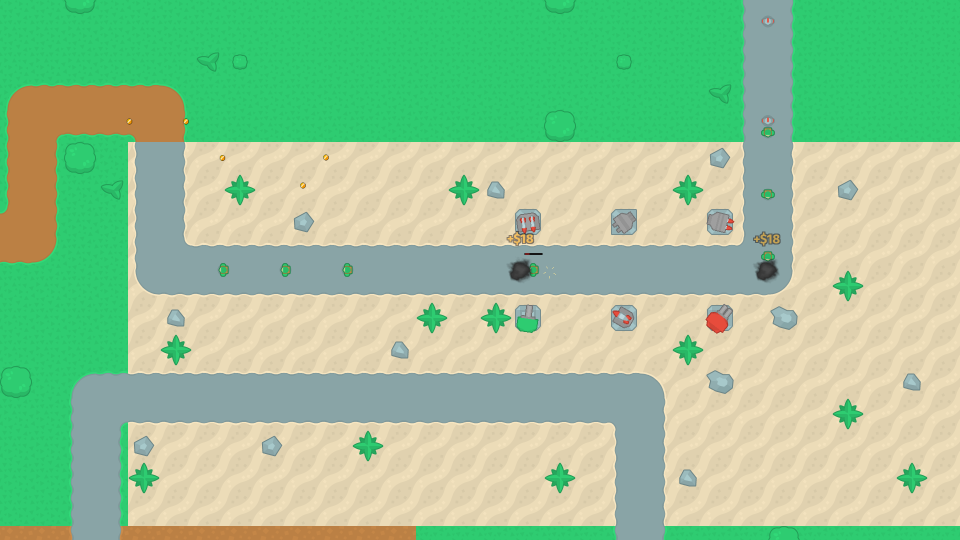
#> input picture docs/screenshots/17_hud_hidden.png, 1920 x 1080 px (shown at 1/2 size)
$ python make_social_preview.py
#> lines starting #> are read from the running program, lines starting #| are printed output that depends on the picture
"""Builds the GitHub social preview image: docs/design/social-preview.png (1280x640, GitHub's 2:1).

A center crop of the HUD-hidden screenshot with the logo on a dark band. This is a stopgap until
the store banner (#174) exists; remake the preview from that art then. GitHub has no API for the
image: upload it by hand in Settings > Social preview.

    uv run --group dev python scripts/make_social_preview.py
"""

from pathlib import Path

from PIL import Image

ROOT = Path(__file__).resolve().parents[1]
SHOT = ROOT / "docs" / "screenshots" / "17_hud_hidden.png"
LOGO = ROOT / "assets" / "images" / "branding" / "logo.png"
OUT = ROOT / "docs" / "design" / "social-preview.png"
SIZE = (1280, 640)
LOGO_WIDTH_SHARE = 0.78
BAND_COLOR = (10, 14, 24, 170)


def main() -> None:
    width, height = SIZE
    shot = Image.open(SHOT).convert("RGB")
#> shot is the input picture: PIL image 1920x1080 RGB; mean R, G, B 150.8, 196.9, 149.8
    # The 1920x1080 screenshot cropped to 2:1 (full width), then scaled to the preview size.
    crop_height = round(shot.width / 2)
#> crop_height = 960
    top = (shot.height - crop_height) // 2
#> top = 60
    top = max(0, min(top, shot.height - crop_height))
    base = (
        shot.crop((0, top, shot.width, top + crop_height))
        .resize(SIZE, Image.LANCZOS)
        .convert("RGBA")
    )
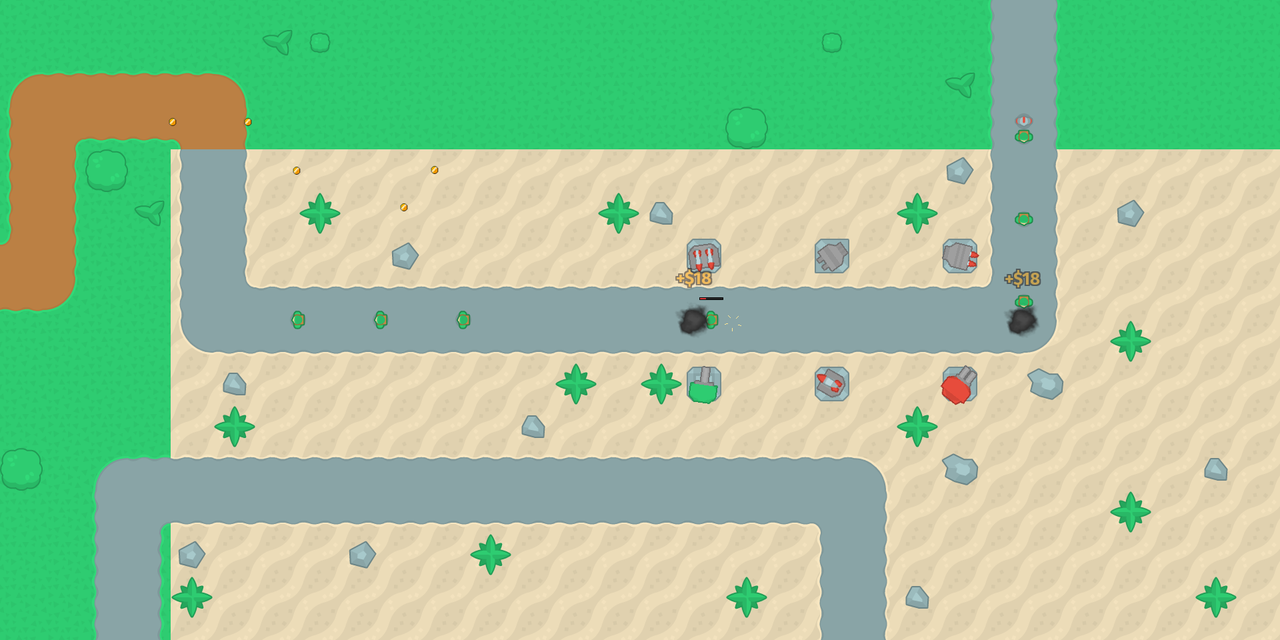
#> base: PIL image 1280x640 RGBA; mean R, G, B, A 156.5, 197.1, 152.7, 255

#> (the run stopped early here; a loop or call above may not have finished)

$ run again, with docs/screenshots/01_menu.png copied over docs/screenshots/17_hud_hidden.png
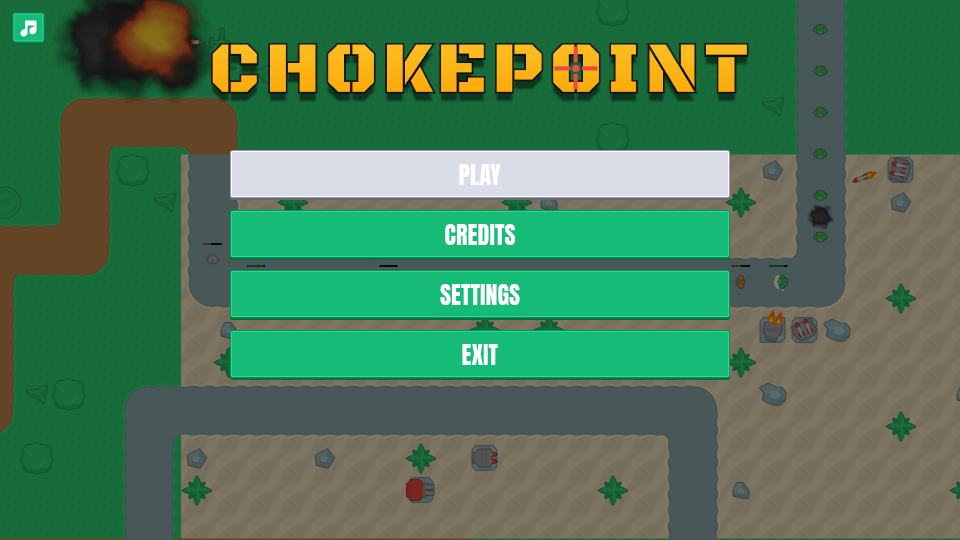
#> input picture docs/screenshots/01_menu.png, 1920 x 1080 px (shown at 1/2 size)
#> in main, shot is the input picture: PIL image 1920x1080 RGB; mean R, G, B 76.6, 120.2, 86.4
#> in main, `base = ( shot.crop((0, top, shot.width, top + crop_height)) .resize(SI..`:
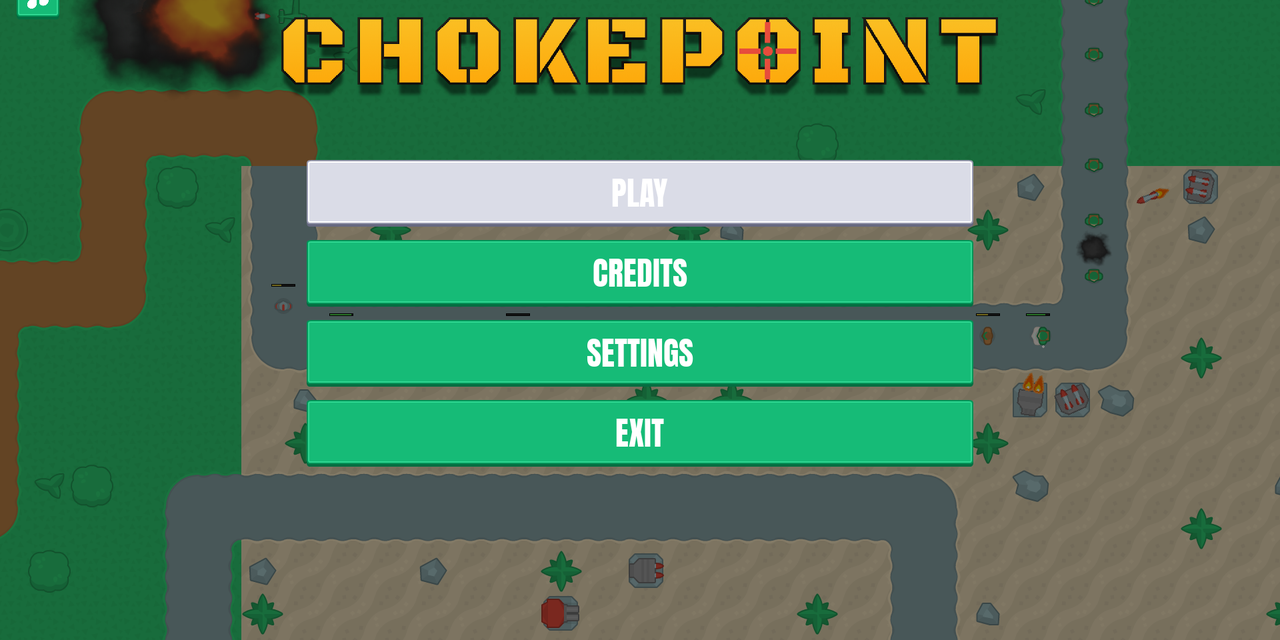
#> base: PIL image 1280x640 RGBA; mean R, G, B, A 77.9, 122.2, 88.1, 255

$ run again, with docs/screenshots/02_gameplay.png copied over docs/screenshots/17_hud_hidden.png
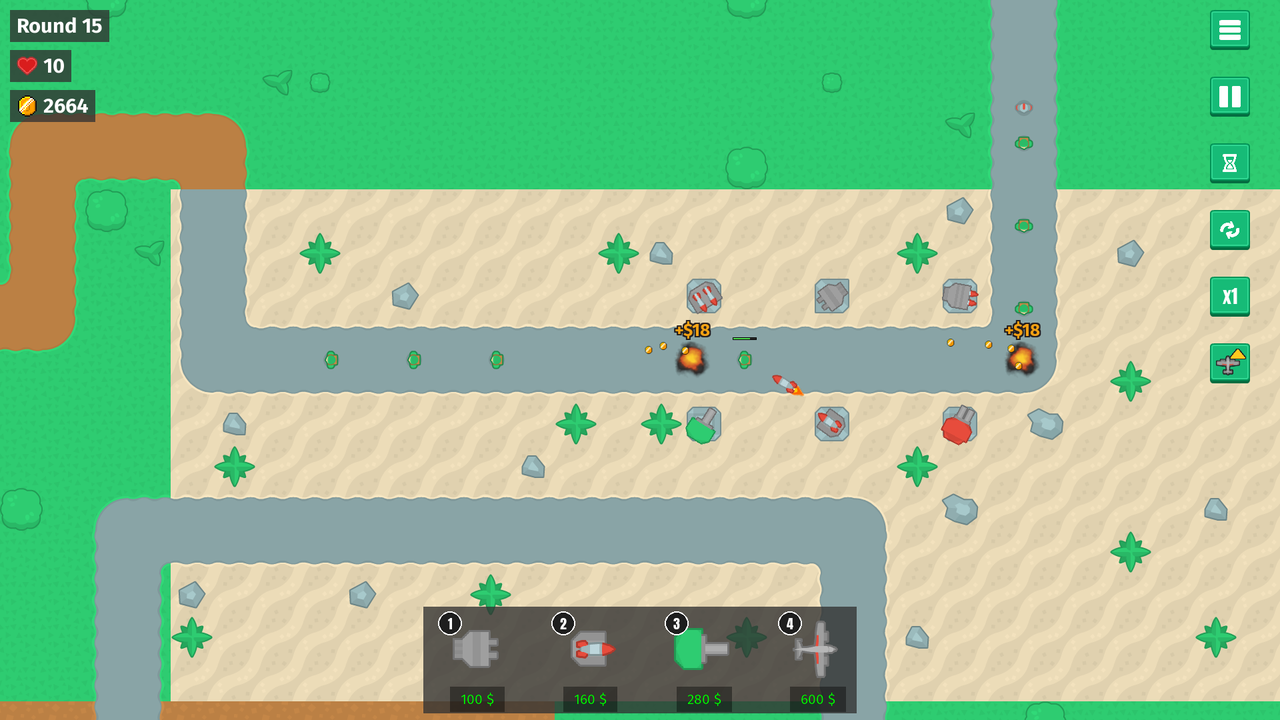
#> input picture docs/screenshots/02_gameplay.png, 1280 x 720 px
#> in main, shot is the input picture: PIL image 1280x720 RGB; mean R, G, B 144.3, 190.1, 144.8
#> in main, `base = ( shot.crop((0, top, shot.width, top + crop_height)) .resize(SI..`:
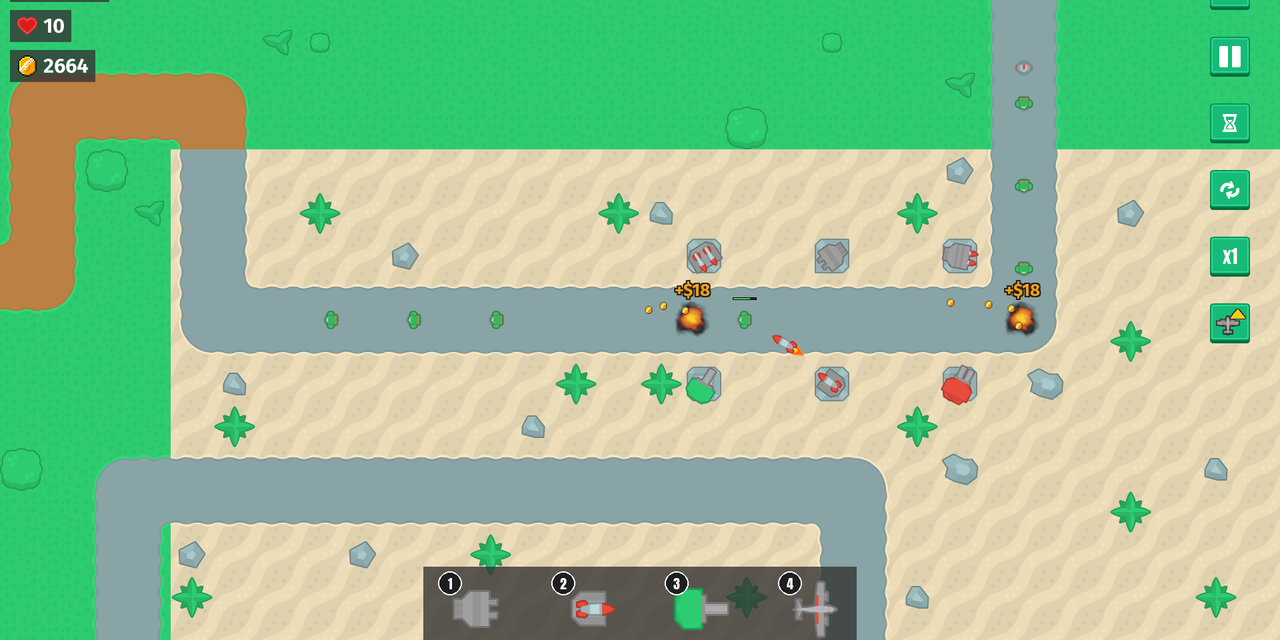
#> base: PIL image 1280x640 RGBA; mean R, G, B, A 151, 191.9, 148.7, 255

$ run again, with docs/screenshots/03_upgrades.png copied over docs/screenshots/17_hud_hidden.png
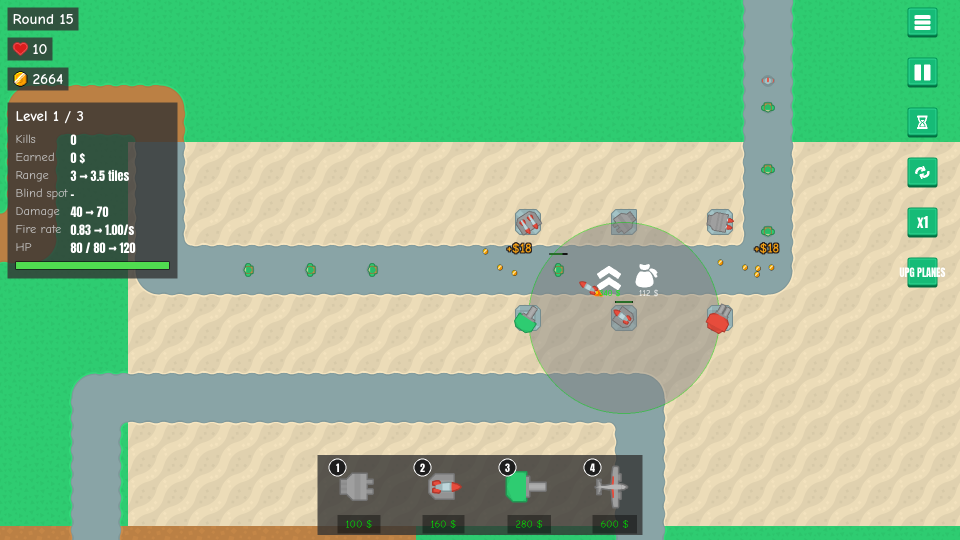
#> input picture docs/screenshots/03_upgrades.png, 1920 x 1080 px (shown at 1/2 size)
#> in main, shot is the input picture: PIL image 1920x1080 RGB; mean R, G, B 142.6, 185.1, 142.9
#> in main, `base = ( shot.crop((0, top, shot.width, top + crop_height)) .resize(SI..`:
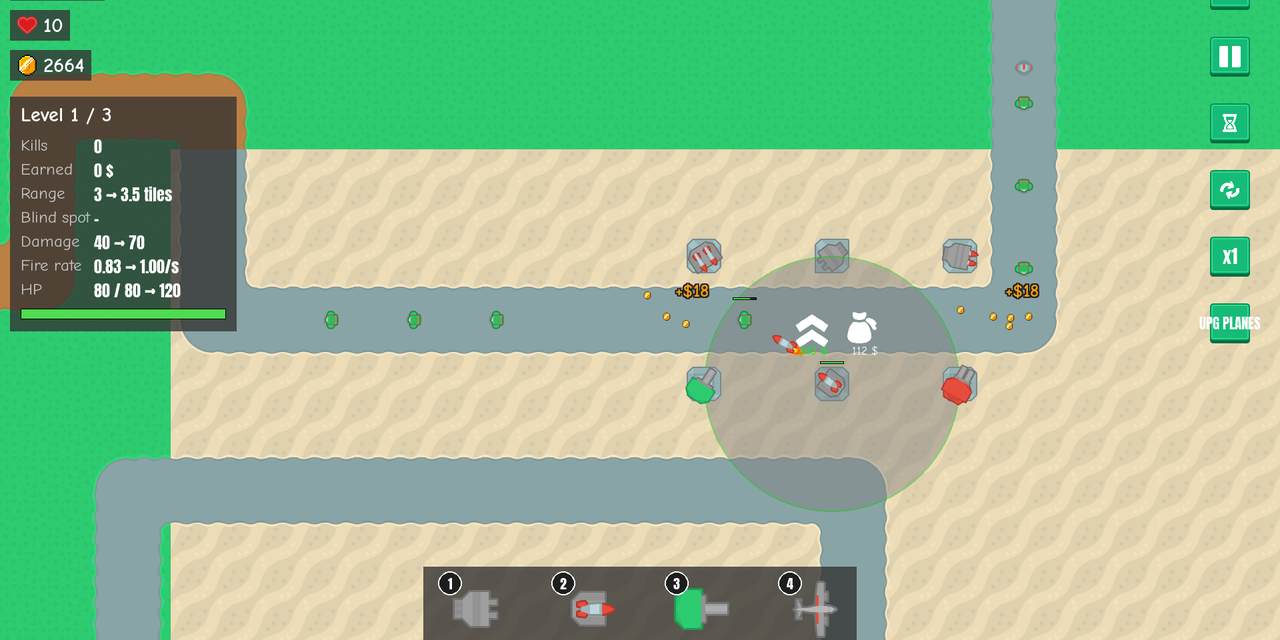
#> base: PIL image 1280x640 RGBA; mean R, G, B, A 149, 186.3, 146.6, 255
